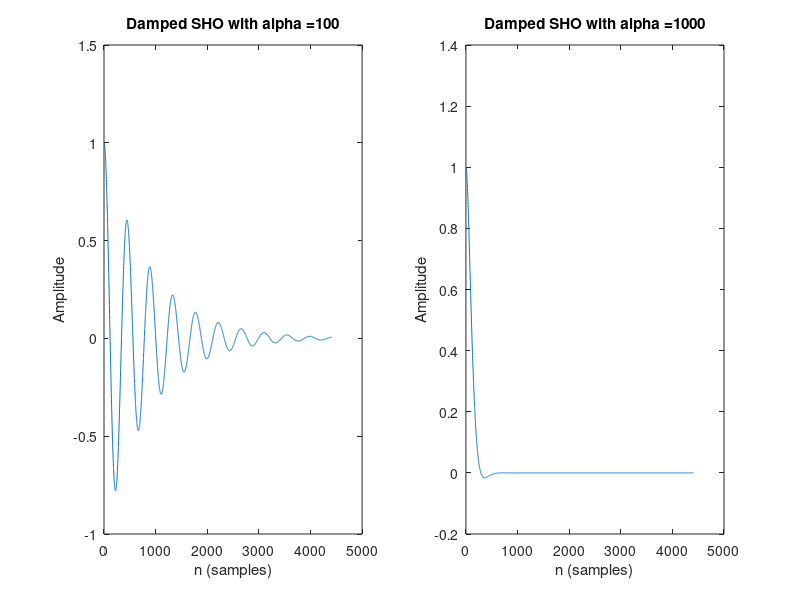

MATLAB code to generate this figure:
clear all, close all, clc;
Fs = 44100;
%N  length will be 0.1 seconds
N = 0.1 * Fs;
Ts = 1/Fs;

%xaxis when plotting DFT
freqBins = linspace(0 ,Fs-1, N);
freqBins = freqBins(1:length(freqBins)/2);

%damping factors
alpha = [100 1000];

%angular frequency
w0 = 2 * pi * 100;

%%alpha 100
x = zeros(N, 1);
%set first two initial positions
x(1) = 1;
%initial veloctiy
v0 = 0.1;
x(2) = x(1) + v0 * Ts;

for n = 3 : N
    x(n) = ( (2 - w0^2 * Ts^2) * x(n-1) + (-1 + alpha(1) * Ts / 2) * x(n-2) )...
            /(1 + alpha(1) * Ts / 2);
end

%% alpha 1000
x2 = zeros(N,1);
x2(1) = 1;
v20 = 1;
x2(2) = x2(1) + v20 * Ts;

for n = 3 : N
    x2(n) = ( (2 - w0^2 * Ts^2) * x2(n-1) + (-1 + alpha(2) * Ts / 2) * x2(n-2))...
            /(1 + alpha(2) * Ts / 2);
end

%% plot x and x2
subplot(1,2,1);
plot(x);
title(strcat('Damped SHO with alpha = ', num2str(alpha(1))));
xlabel('n (samples)');
ylabel('Amplitude');

subplot(1,2,2);
plot(x2);
title(strcat('Damped SHO with alpha = ', num2str(alpha(2))));
xlabel('n (samples)');
ylabel('Amplitude');